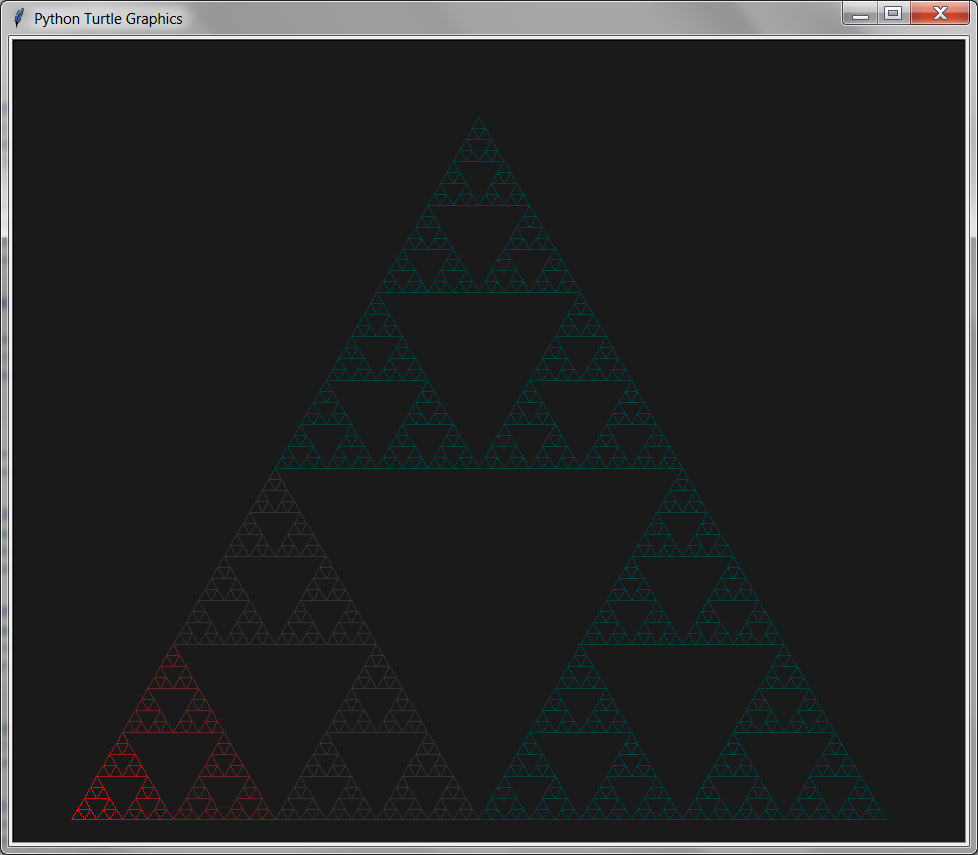

Reproduce this figure in Python.
import turtle
import math
turtle.tracer(100, 0)
turtle.setworldcoordinates(0, 0, 960, 810)
turtle.bgcolor(0.1, 0.1, 0.1)

BASE_SIZE = 13
BASE_HEIGHT = BASE_SIZE * math.sin(60 * (math.pi / 180))
START_X = 50
START_Y = 20

def draw_triangle(x, y, color):
    turtle.penup()
    turtle.pencolor(color)
    turtle.goto(x, y) # go to bottom-left corner
    turtle.pendown()
    turtle.setheading(60)
    turtle.forward(BASE_SIZE) # draw first side
    turtle.right(120)
    turtle.forward(BASE_SIZE) # draw second side
    turtle.right(120)
    turtle.forward(BASE_SIZE) # draw third side

def draw_sierpinski(x, y, level, color):
    if level == 0:
        draw_triangle(x, y, color)
        draw_triangle(x + (BASE_SIZE * 0.5), y + BASE_HEIGHT, color)
        draw_triangle(x + BASE_SIZE, y, color)
    else:
        draw_sierpinski(x, y, level - 1, color)
        draw_sierpinski(x + (BASE_SIZE * 0.5 * (2 ** level)), y + (BASE_HEIGHT * (2 ** level)), level - 1, color)
        draw_sierpinski(x + (BASE_SIZE * (2 ** level)), y, level - 1, color)

# loop from 5 to 0, drawing 5 sets of sierpinski triangles each with a different color
for i in range(5, -1, -1): 
    red = 1 - (0.2 * i)
    green = 0.05 * i
    blue = 0.05 * i
    draw_sierpinski(START_X, START_Y, i, (red, green, blue))

turtle.hideturtle()    
turtle.update()
turtle.exitonclick()
